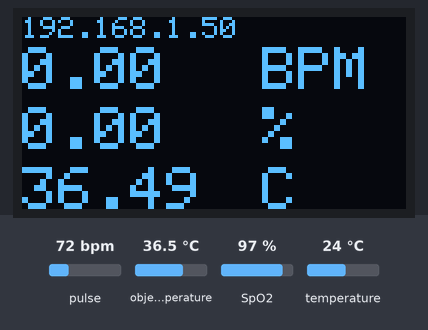
A sketch run on a simulated ESP8266 (NodeMCU). On the bench: 128×64 one-colour display. Inputs (shaded band) come from the test bench; at power-on: pulse 72 bpm, object temperature 36.5 °C, SpO2 97 %, temperature 24 °C. WiFi joins after 1.5 s; servers stay silent unless stated; what the sketch prints to the serial monitor is not drawn.

Above: at 2.8 s.
2.9 s: pulse set to 42 bpm
At 5.1 s:
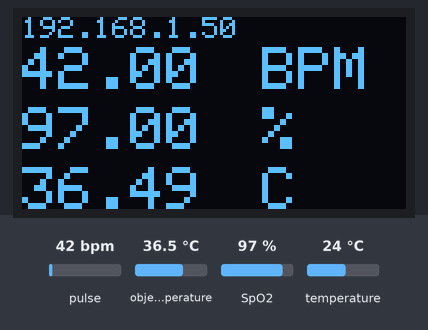
6.2 s: object temperature set to 20 °C
At 7.6 s:
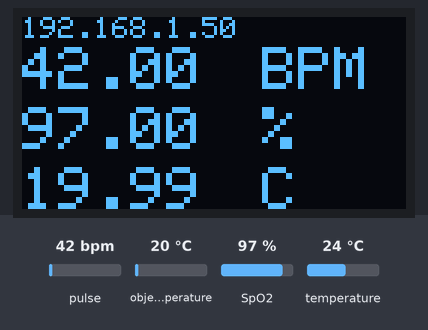
8.3 s: SpO2 set to 80 %
At 10.2 s:
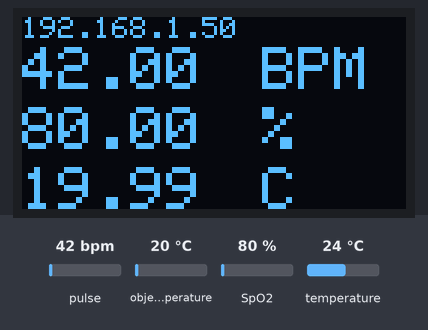
11.9 s: pulse set to 70 bpm
At 13.4 s:
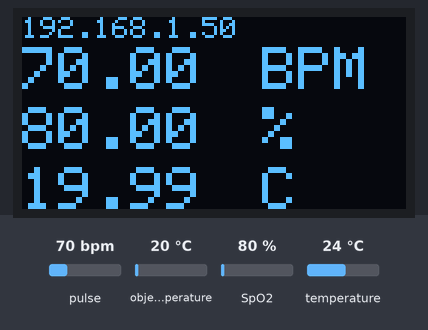
Timing chart, 0 to 14.5 s (numbered marks = the images above; inputs shaded):
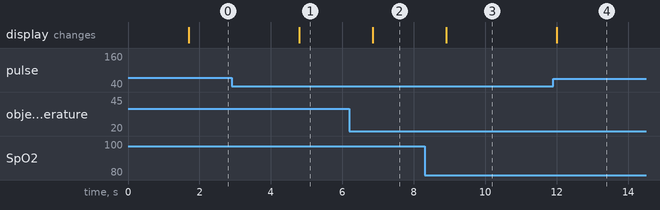

The sketch:

JSON.ino
```cpp
#include <Wire.h>
#include <Adafruit_MLX90614.h>
#include <MAX30100_PulseOximeter.h>
#include <ESP8266WiFi.h>
#include <ESP8266WebServer.h>
#include <Adafruit_GFX.h>
#include <Adafruit_SSD1306.h>

#define SCREEN_WIDTH 128
#define SCREEN_HEIGHT 64
#define REPORTING_PERIOD_MS 1000
#define WIFI_SSID "HASAN"
#define WIFI_PASS "76278704H"
#define WEB_SERVER_PORT 80

ESP8266WebServer webServer(WEB_SERVER_PORT);
uint8_t max30100_address = 0x57;
uint8_t mlx90614_address = 0x5A;
uint32_t tsLastReport = 0;
Adafruit_MLX90614 mlx = Adafruit_MLX90614();
PulseOximeter pox;
Adafruit_SSD1306 display(SCREEN_WIDTH, SCREEN_HEIGHT, &Wire, -1);
double bpm;
double spo2;
double bodyTempC;
double bodyTempF;
double roomTempC;
double roomTempF;
IPAddress myIpAddress;

void setup() {
  Serial.begin(9600);
  setupWiFi();
  setupWebServer();
  Wire.begin();
  mlx.begin();
  pox.begin();
  setupSensors();
}

void loop() {
  pox.update();
  if (millis() - tsLastReport > REPORTING_PERIOD_MS) {
    bpm = pox.getHeartRate();
    spo2 = pox.getSpO2();
    bodyTempC = mlx.readObjectTempC();
    bodyTempF = mlx.readObjectTempF();
    roomTempC = mlx.readAmbientTempC();
    roomTempF = mlx.readAmbientTempF();
    displayData();
    tsLastReport = millis();
  }
  webServer.handleClient();
}

// Display sensor data
void displayData() {
  display.clearDisplay();
  display.setTextSize(1);
  display.setTextColor(WHITE);
  display.setCursor(0, 0);
  display.print(myIpAddress);

  display.setTextSize(2);
  display.setTextColor(WHITE);

  display.setCursor(0, 10);
  display.println(bpm);

  display.setCursor(80, 10);
  display.println("BPM");

  display.setCursor(0, 30);
  display.println(spo2);

  display.setCursor(80, 30);
  display.println("%");

  display.setCursor(0, 50);
  display.println(bodyTempC);

  display.setCursor(80, 50);
  display.println("C");

  display.display();
}

// Wifi setup
void setupWiFi() {
  Serial.println("WIFI SETUP");
  Serial.print("CONNECTED WIFI: ");
  Serial.println(WIFI_SSID);
  WiFi.begin(WIFI_SSID, WIFI_PASS);
  while (WiFi.status() != WL_CONNECTED) {
    delay(200);
    Serial.print(".");
  }
  Serial.println();
  Serial.println("CONNECTION SUCCESSFULL");
  Serial.print("IP ADDRESS: ");
  myIpAddress = WiFi.localIP();
  Serial.println(myIpAddress);
}

void setupWebServer() {
  webServer.on("/", handleRoot);
  webServer.begin();
}

void handleRoot() {
  Serial.println("REQUEST SUCCESSFULL");
  String response = "";
  response += "[";
  response += "{";

  response += "\"bodyTempC\": ";
  response += bodyTempC;
  response += ",";

  response += "\"bodyTempF\": ";
  response += bodyTempF;
  response += ",";

  response += "\"roomTempC\": ";
  response += roomTempC;
  response += ",";

  response += "\"roomTempF\": ";
  response += roomTempF;
  response += ",";

  response += "\"bpm\": ";
  response += bpm;
  response += ",";

  response += "\"spo2\": ";
  response += spo2;

  response += "}";
  response += "]";

  webServer.send(200, "text/json", response);
}

void setupSensors() {
  if (!pox.begin()) {
    Serial.println("MAX30100 - SETUP FAILED");
    for (;;);
  } else {
    Serial.println("MAX30100 - SETUP SUCCESS");
  }
  pox.setIRLedCurrent(MAX30100_LED_CURR_24MA);

  if (!mlx.begin()) {
    Serial.println("MLX90614 - SETUP FAILED");
    for (;;);
  } else {
    Serial.println("MLX90614 - SETUP SUCCESS");
  }
  if (!display.begin(SSD1306_SWITCHCAPVCC, 0x3C)) {
    Serial.println(F("OLED - SETUP FAILED"));
    for (;;);
  } else {
    Serial.println("OLED - SETUP SUCCESS");
  }
}
```

Measured:
- after the input at 2.9 s, the display: changes after 1.9 s (image 1)
- after the input at 6.2 s, the display: changes after 0.65 s (image 2)
- after the input at 8.3 s, the display: changes after 0.61 s (image 3)
- after the input at 11.9 s, the display: changes after 0.11 s (image 4)
